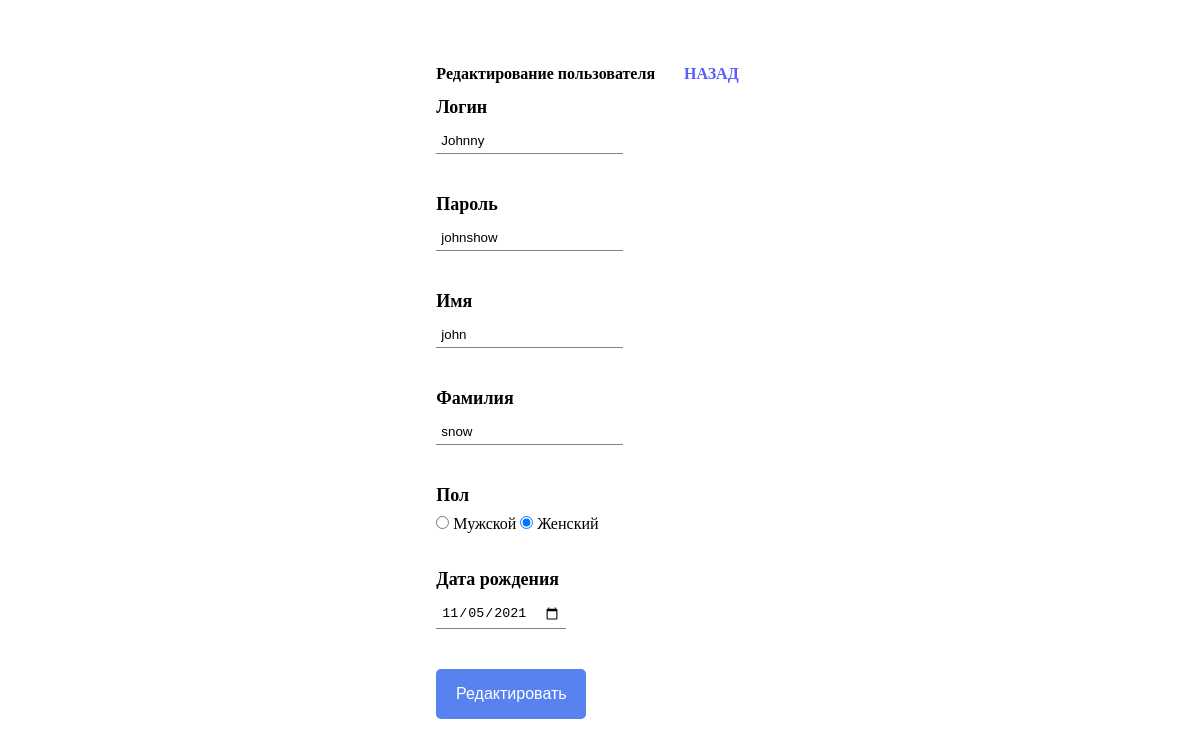
Page /php/edit.php?id=11 (signed in) on the committed database.
### tables this page shows
CREATE TABLE `users` (
  `id` int(11) NOT NULL,
  `login` varchar(255) NOT NULL,
  `password` text NOT NULL,
  `first_name` varchar(255) NOT NULL,
  `last_name` varchar(255) NOT NULL,
  `gender` varchar(255) NOT NULL,
  `birthday` date NOT NULL
);

### php/edit.php (the view, shortened to what this page needs)
<?php
require 'dbcon.php';
if (isset($_SESSION['login'])){
?>
<!doctype html>
<html lang="en">
<head>
    <link rel="stylesheet" href="../css/css.css">
</head>
<body>
<div class="container">
    <div class="row">
        <div class="col">
            <div class="card">
                <div class="card-header">
                    <h4>Редактирование пользователя
                        <a href="index.php" class="btn btn-danger float-end">НАЗАД</a>
                    </h4>
                </div>
                <div class="card-body">
                    <?php
                    if(isset($_GET['id']))
                    {
                        $user_id = mysqli_real_escape_string($con, $_GET['id']);
                        $query = "SELECT * FROM users WHERE id='$user_id' ";
                        $query_run = mysqli_query($con, $query);
                        if(mysqli_num_rows($query_run) > 0)
                        {
                            $user = mysqli_fetch_array($query_run);
                            ?>
                            <form action="code.php" method="POST">
                                <div class="mb-3">
                                    <label>Логин</label>
                                    <input type="text" name="login" value="<?=$user['login'];?>" class="form-control">
                                </div>
                                <div class="mb-3">
                                    <label>Пароль</label>
                                    <input type="text" name="password" value="<?=$user['password'];?>" class="form-control">
                                </div>
                                <div class="mb-3">
                                    <label>Имя</label>
                                    <input type="text" name="first_name" value="<?=$user['first_name'];?>" class="form-control">
                                </div>
                                <div class="mb-3">
                                    <label>Фамилия</label>
                                    <input type="text" name="last_name" value="<?=$user['last_name'];?>" class="form-control">
                                </div>
                                <div class="form-group mb-3">
                                    <label for="">Пол</label> <br>
                                    <input type="radio" name="gender" value="Мужской" <?php if($user['gender']=="Мужской"){ echo "checked";}?> /> Мужской
                                    <input type="radio" name="gender" value="Женский" <?php if($user['gender']=="Женский"){ echo "checked";}?>/> Женский
                                </div>
                                <div class="form-group mb-3">
                                    <label for="">Дата рождения</label>
                                    <input type="date" name="birthday" class="form-control" value="<?=$user['birthday'];?>" />
                                </div>
                                <div class="mb-3">
                                    <button type="submit" name="update_user" class="btn_up">
                                        Редактировать
                                    </button>
                                </div>
                            </form>
                            <?php
                        }
                        else
                        {
                            echo "<h4>No Such Id Found</h4>";
                        }
                    }}
                    ?>
                </div>
            </div>
        </div>
    </div>
</div>
</body>
</html>

### css/css.css (style rules this page uses)
* { margin: 0; padding: 0; box-sizing: border-box; }
body { height: 100vh; display: flex; align-items: center; justify-content: center; font-family: Calibri; }
form { display: flex; flex-direction: column; width: 200px; }
input { margin: 10px 0; padding: 5px; border: unset; border-bottom: 1px solid grey; outline: none; }
button { cursor: pointer; padding-bottom: 5px; padding-top: 5px; }
a { text-decoration: none; background-color: white; color: #5b5bff; padding: 14px 25px; text-align: center; text-decoration: none; display: inline-block; }
.container { float: left; }
.mb-3 { margin-bottom: 30px; }
.btn_up { font-size: 16px; height: 50px; width: 150px; background: #5782ef; color: white; border: none; border-radius: 5px; }
label { font-weight: bold; font-size: 18px; }

### rows in the picture
users: login "Johnny", password "johnshow", first_name "john", last_name "snow", gender "☑", birthday "11/05/2021"
